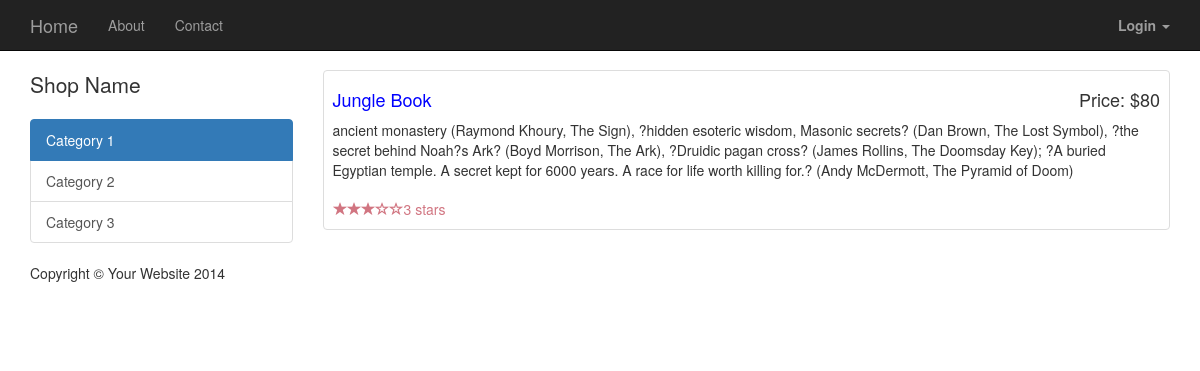
Page /Demo/bookshop/index.php?book=1 on the committed database.
### tables this page shows
CREATE TABLE `Books` (
  `id` int(11) unsigned NOT NULL AUTO_INCREMENT,
  `title` varchar(45) DEFAULT NULL,
  `author` varchar(45) DEFAULT NULL,
  `description` text,
  `price` double DEFAULT NULL,
  `rating` int(11) DEFAULT '0',
  `picture` varchar(200) DEFAULT NULL,
  `category` varchar(20) DEFAULT NULL,
  PRIMARY KEY (`id`)
);

### Demo/bookshop/index.php (called while the page is built, shortened)
<?php
include_once( "app/controllers/Controller.php" );
$controller = new Controller();
$controller->invokeBook();
?>

### Demo/bookshop/app/models/DBHelper.php (called while the page is built, shortened)
<?php
class DBHelper
{
    public $conn;
    public $dbname = "test";
    public $username = "root";
    public $password = "root";
    public $host = "localhost";
    public function __construct()
    {
        $this->conn = mysqli_connect($this->host, $this->username, $this->password, $this->dbname);
    }
    public function execute_sql($sql)
    {
        $arr = array();
        $res = mysqli_query($this->conn, $sql) or die(mysqli_error($this->conn));
        while ($row = mysqli_fetch_assoc($res)) {
            $arr[] = $row;
        }
        return $arr;
    }
}
?>

### Demo/bookshop/app/models/Model.php (called while the page is built, shortened)
<?php
include_once( "app/models/Book.php" );
include_once( "app/models/DBHelper.php" );
class Model
{
    public function getBookList()
    {
        $db  = new DBHelper();
        $sql = "select * from Books";
        $res = $db->execute_sql( $sql );
        $number_of_books = count( $res );
        $books_array = Array();
        foreach ($res as $row) {
            $book = new Book(
                $row['id'],
                $row['author'],
                $row['category'],
                $row['description'],
                $row['picture'],
                $row['price'],
                $row['rating'],
                $row['title']
            );
            array_push( $books_array, $book );
        }
        return $books_array;
    }
    public function getBook( $id )
    {
        $allBooks = $this->getBookList();
        foreach ($allBooks as $book) {
            if ($book->id == $id) {
                return $book;
            }
        }
        return false;
    }
}
?>

### Demo/bookshop/app/models/Book.php (called while the page is built, shortened)
<?php
class Book
{
    function __construct(
        $id,
        $author,
        $category,
        $description,
        $picture,
        $price,
        $rating,
        $title
    ) {
        $this->id          = $id;
        $this->description = $description;
        $this->price       = $price;
        $this->rating      = $rating;
        $this->title       = $title;
    }
}
?>

### Demo/bookshop/app/views/bookDetails.php (the view, shortened to what this page needs)
<?php
include('include/header.php');
include('include/nav.php');
?>
<div class="container">
    <div class="row">
        <div class="col-md-3">
            <p class="lead">Shop Name</p>
            <div class="list-group">
                <a href="#" class="list-group-item active">Category 1</a>
                <a href="#" class="list-group-item">Category 2</a>
                <a href="#" class="list-group-item">Category 3</a>
            </div>
        </div>
        <div class="col-md-9">
            <div class="thumbnail">
                <div class="caption-full">
                    <h4 class="pull-right">Price: $<?php echo $book->price?></h4>
                    <h4 style="color:blue;"><?php echo $book->title?></h4>
                    <p><?php echo $book->description?></p>
                </div>
                <div class="ratings">
                    <p>
<?php
$rating = Ceil($book->rating);
for ($i = 0; $i < $rating ; $i++) {
   echo "<span class='glyphicon glyphicon-star'></span>";
}
for ($i = 0; $i < 5 - $rating; $i++) {
   echo "<span class='glyphicon glyphicon-star-empty'></span>";
}
echo $book->rating
?> stars
                    </p>
        </div>
    </div>
</div>
<?php
include('include/footer.php');
?>

### Demo/bookshop/app/controllers/Controller.php (shortened to what this page needs)
<?php
include_once("app/models/Model.php");
class Controller {
	public $model;
	public function __construct()
    {
        $this->model = new Model();
    }
	public function invokeBook()
	{
		if (!isset($_GET['book']))
		{
			$books = $this->model->getBookList();
			include 'app/views/booklist.php';
		}
		else
		{
			$book = $this->model->getBook($_GET['book']);
			include 'app/views/bookDetails.php';
		}
	}
}
?>

### Demo/bookshop/app/views/include/header.php (shortened to what this page needs)
<!DOCTYPE html>
<html lang="en">
<head>
    <link href="css/bootstrap.min.css" rel="stylesheet">
    <link href="css/shop-homepage.css" rel="stylesheet">
</head>
<body>

### Demo/bookshop/app/views/include/nav.php (shortened to what this page needs)
<nav class="navbar navbar-inverse navbar-fixed-top" role="navigation">
    <div class="container">
        <div class="navbar-header">
            <a class="navbar-brand" href="index.php">Home</a>
        </div>
        <div class="collapse navbar-collapse" id="bs-example-navbar-collapse-1">
            <ul class="nav navbar-nav">
                <li>
                    <a href="about.php">About</a>
                </li>
                <li>
                    <a href="contact.php">Contact</a>
                </li>
            </ul>
            <ul class="nav navbar-nav navbar-right">
                <li class="dropdown">
                    <a href="#" class="dropdown-toggle"
                       data-toggle="dropdown"><b>Login</b> <span
                            class="caret"></span></a>
                </li>
            </ul>
        </div>
    </div>
</nav>

### Demo/bookshop/app/views/include/footer.php (shortened to what this page needs)
<div class="container">
    <footer>
        <div class="row">
            <div class="col-lg-12">
                <p>Copyright &copy; Your Website 2014</p>
            </div>
        </div>
    </footer>
</div>
</body>
</html>

### Demo/bookshop/css/shop-homepage.css (style rules this page uses)
body { padding-top: 70px; }
.ratings { padding-right: 10px; padding-left: 10px; color: #d17581; }
.thumbnail { padding: 0; }
.thumbnail .caption-full { padding: 9px; color: #333; }
footer { margin: 50px 0; }

### rows in the picture
books: price "80", title "Jungle Book", description "ancient monastery (Raymond Khoury, The Sign), ?hidden esoteric wisdom, Masonic secrets? (Dan Brown, The Lost Symbol), ?the secret behind Noah?s Ark? (Boyd Morrison, The Ark), ?Druidic pagan cross? (James Rollins, The Doomsday Key); ?A buried Egyptian temple. A secret kept for 6000 years. A race for life worth killing for.? (Andy McDermott, The Pyramid of Doom)", rating "3"
